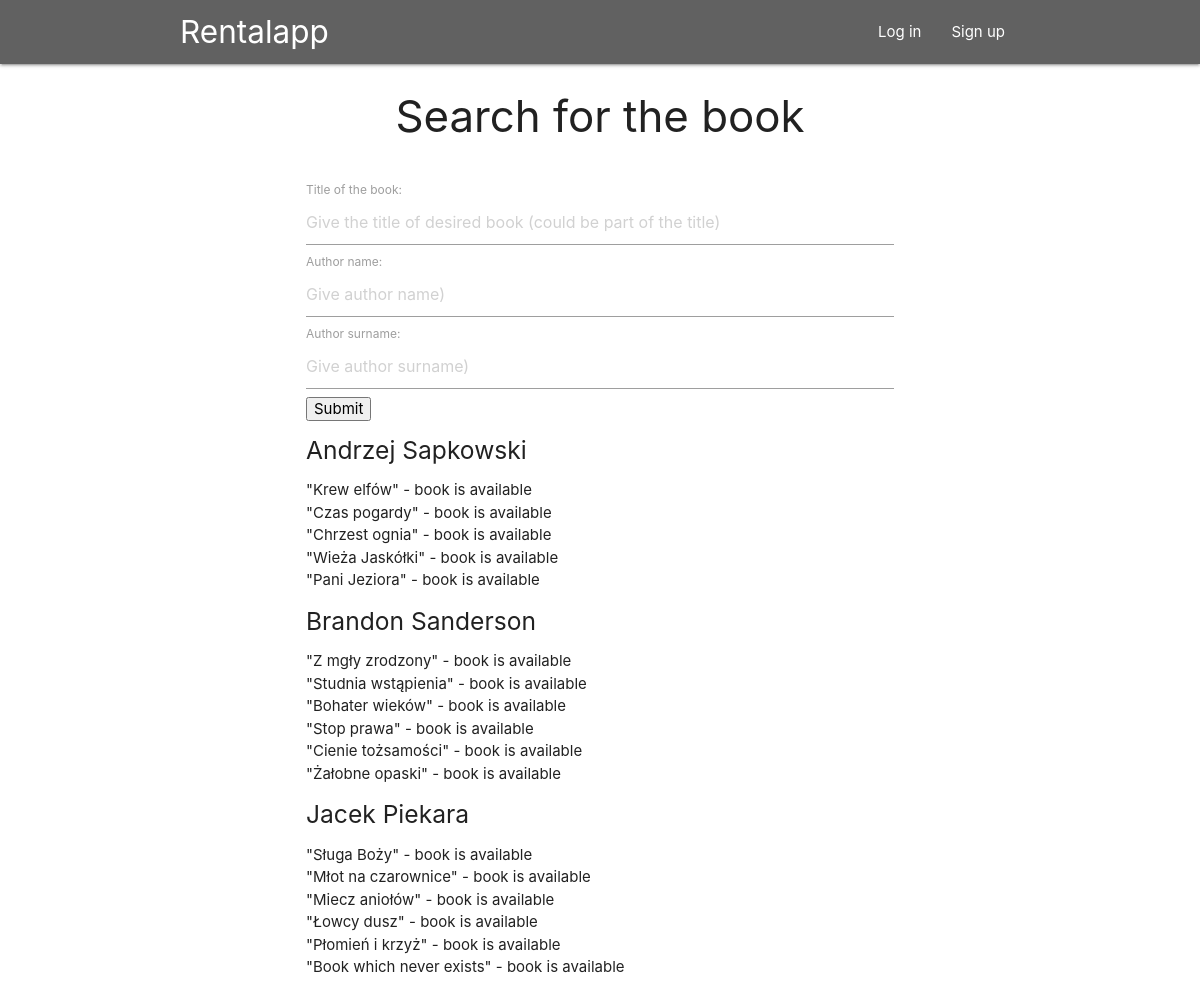
The page /books/result/ on the database its author committed.
### rentalapp/models.py (models this page shows, shortened)
class Book(models.Model):
    title = models.CharField(max_length=30)
    author = models.ForeignKey(Author, on_delete=models.CASCADE)
    is_avaiable = models.BooleanField(default=True)
    is_reserved = models.BooleanField(default=False)

class Author(models.Model):
    name = models.CharField(max_length=30)
    secondname = models.CharField(max_length=30, default='')
    surname = models.CharField(max_length=30)
    def __str__(self):
        return f'{self.name} {self.secondname + " " if self.secondname!="" else ""}{self.surname}'

### rentalapp/views.py (the view)
# urls.py: path('books/result/', views.result, name='result'),
def result(request):
    if request.method == 'POST':
        form = SearchBooksForm(request.POST)
    else:
        form = SearchBooksForm()
    author_list = Author.objects.filter(
        name__contains=request.POST.get("given_author_name",""),
        surname__contains=request.POST.get("given_author_surname","")
        )
    book_list = []
    for author in author_list:
        temp = author.book_set.filter(title__contains=request.POST.get("given_title",""))
        if temp.exists():
            book_list.append(temp)
    context = {'book_list':book_list, 'form':form}
    return render(request, 'rentalapp/result.html', context)

### rentalapp/forms.py
class SearchBooksForm(forms.Form):
    given_title = forms.CharField(label='Title of the book', required=False)
    given_title.widget.attrs['placeholder'] = 'Give the title of desired book (could be part of the title)'
    given_title.widget.attrs['name'] = 'given_title'
    given_author_name = forms.CharField(label='Author name', required=False)
    given_author_name.widget.attrs['placeholder'] = 'Give author name)'
    given_author_name.widget.attrs['name'] = 'given_author_name'
    given_author_surname = forms.CharField(label='Author surname', required=False)
    given_author_surname.widget.attrs['placeholder'] = 'Give author surname)'
    given_author_surname.widget.attrs['name'] = 'given_author_surname'

### rentalapp/templates/rentalapp/result.html
{% extends 'rentalapp/books.html' %}
{% block result %}
    {% if book_list %}
        {% for books_of_author in book_list %}
            <h5>{{ books_of_author.0.author }}</h5>
            <ul>
            {% for book in books_of_author %}
            <a class="non-colored" href="{% url 'rentalapp:book_details' book_id=book.id %}">
                <li>
                "{{ book.title }}"
                {% if book.is_avaiable %}
                - book is available
                {% elif book.is_reserved %}
                - book is not available and book is book.is_reserved
                {% else %}
                - book is not available but can be book.is_reserved
                {% endif %}
                </li>
            </a>
            {% endfor %}
            </ul>
        {% endfor %}
    {% else %}
        <p>No books are available.</p>
    {% endif %}
{% endblock result %}

### static/styles.css (style rules this page uses)
.non-colored { color: inherit }

### rows shown on the page
Book: author.surname "Andrzej Sapkowski", title "Krew elfów", is_avaiable "- book is available"
Book: title "Czas pogardy", is_avaiable "- book is available"
Book: title "Chrzest ognia", is_avaiable "- book is available"
Book: title "Wieża Jaskółki", is_avaiable "- book is available"
Book: title "Pani Jeziora", is_avaiable "- book is available"
Book: author.surname "Brandon Sanderson", title "Z mgły zrodzony", is_avaiable "- book is available"
Book: title "Studnia wstąpienia", is_avaiable "- book is available"
Book: title "Bohater wieków", is_avaiable "- book is available"
Book: title "Stop prawa", is_avaiable "- book is available"
Book: title "Cienie tożsamości", is_avaiable "- book is available"
Book: title "Żałobne opaski", is_avaiable "- book is available"
Book: author.surname "Jacek Piekara", title "Sługa Boży", is_avaiable "- book is available"
Book: title "Młot na czarownice", is_avaiable "- book is available"
Book: title "Miecz aniołów", is_avaiable "- book is available"
Book: title "Łowcy dusz", is_avaiable "- book is available"
Book: title "Płomień i krzyż", is_avaiable "- book is available"
Book: title "Book which never exists", is_avaiable "- book is available"
